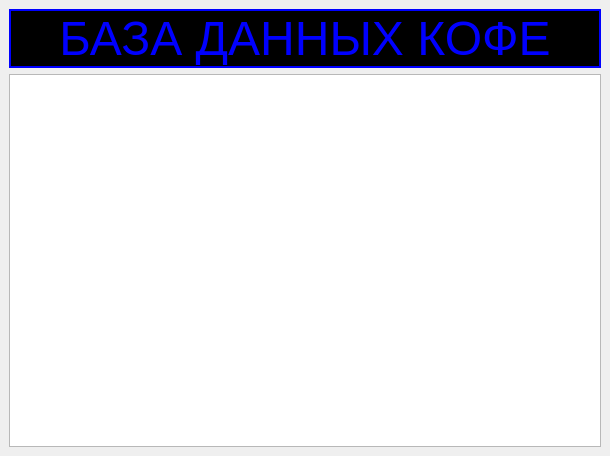
<?xml version="1.0" encoding="UTF-8"?>
<ui version="4.0">
 <class>MainWindow</class>
 <widget class="QMainWindow" name="MainWindow">
  <property name="geometry">
   <rect>
    <x>0</x>
    <y>0</y>
    <width>610</width>
    <height>456</height>
   </rect>
  </property>
  <property name="windowTitle">
   <string>Coffee DataBase</string>
  </property>
  <property name="styleSheet">
   <string notr="true"/>
  </property>
  <widget class="QWidget" name="centralwidget">
   <layout class="QVBoxLayout" name="verticalLayout">
    <item>
     <widget class="QLabel" name="label">
      <property name="font">
       <font>
        <pointsize>36</pointsize>
       </font>
      </property>
      <property name="styleSheet">
       <string notr="true">background-color: black;
color: blue;</string>
      </property>
      <property name="frameShape">
       <enum>QFrame::WinPanel</enum>
      </property>
      <property name="text">
       <string>БАЗА ДАННЫХ КОФЕ</string>
      </property>
      <property name="alignment">
       <set>Qt::AlignCenter</set>
      </property>
     </widget>
    </item>
    <item>
     <widget class="QTableWidget" name="tableWidget">
      <property name="frameShape">
       <enum>QFrame::StyledPanel</enum>
      </property>
     </widget>
    </item>
   </layout>
  </widget>
 </widget>
 <resources/>
 <connections/>
</ui>
